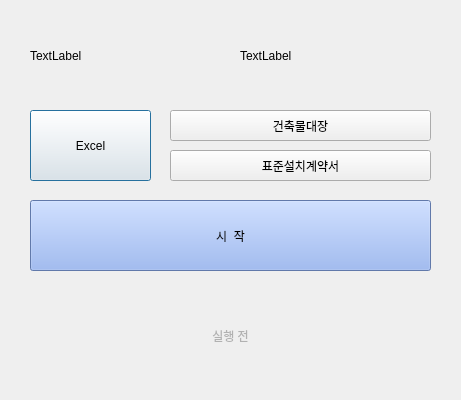
<?xml version="1.0" encoding="UTF-8"?>
<ui version="4.0">
 <class>Dialog</class>
 <widget class="QDialog" name="Dialog">
  <property name="geometry">
   <rect>
    <x>0</x>
    <y>0</y>
    <width>461</width>
    <height>400</height>
   </rect>
  </property>
  <property name="windowTitle">
   <string>GCR</string>
  </property>
  <property name="styleSheet">
   <string notr="true">background-color:&quot;white&quot;;</string>
  </property>
  <widget class="QLabel" name="label">
   <property name="geometry">
    <rect>
     <x>30</x>
     <y>20</y>
     <width>191</width>
     <height>71</height>
    </rect>
   </property>
   <property name="styleSheet">
    <string notr="true">background-color : &quot;white&quot;;</string>
   </property>
   <property name="text">
    <string>TextLabel</string>
   </property>
  </widget>
  <widget class="QLabel" name="label_2">
   <property name="geometry">
    <rect>
     <x>240</x>
     <y>20</y>
     <width>191</width>
     <height>71</height>
    </rect>
   </property>
   <property name="styleSheet">
    <string notr="true">background-color : &quot;white&quot;;</string>
   </property>
   <property name="text">
    <string>TextLabel</string>
   </property>
  </widget>
  <widget class="QPushButton" name="pushButton">
   <property name="geometry">
    <rect>
     <x>30</x>
     <y>110</y>
     <width>121</width>
     <height>71</height>
    </rect>
   </property>
   <property name="styleSheet">
    <string notr="true">font: 14pt &quot;210 나무고딕 B&quot;;</string>
   </property>
   <property name="text">
    <string>Excel</string>
   </property>
  </widget>
  <widget class="QPushButton" name="pushButton_2">
   <property name="geometry">
    <rect>
     <x>170</x>
     <y>110</y>
     <width>261</width>
     <height>31</height>
    </rect>
   </property>
   <property name="styleSheet">
    <string notr="true">font: 14pt &quot;210 나무고딕 B&quot;;</string>
   </property>
   <property name="text">
    <string>건축물대장</string>
   </property>
  </widget>
  <widget class="QPushButton" name="pushButton_3">
   <property name="geometry">
    <rect>
     <x>170</x>
     <y>150</y>
     <width>261</width>
     <height>31</height>
    </rect>
   </property>
   <property name="styleSheet">
    <string notr="true">font: 14pt &quot;210 나무고딕 B&quot;;</string>
   </property>
   <property name="text">
    <string>표준설치계약서</string>
   </property>
  </widget>
  <widget class="QPushButton" name="pushButton_4">
   <property name="geometry">
    <rect>
     <x>30</x>
     <y>200</y>
     <width>401</width>
     <height>71</height>
    </rect>
   </property>
   <property name="styleSheet">
    <string notr="true">background-color : rgb(136, 169, 238);
font: 20pt &quot;210 나무고딕 B&quot; ;
color : &quot;white&quot;;</string>
   </property>
   <property name="text">
    <string>시  작</string>
   </property>
  </widget>
  <widget class="QLabel" name="label_3">
   <property name="geometry">
    <rect>
     <x>30</x>
     <y>300</y>
     <width>401</width>
     <height>71</height>
    </rect>
   </property>
   <property name="styleSheet">
    <string notr="true">font: 20pt &quot;210 나무고딕 B&quot;;
color: rgb(177, 177, 177);</string>
   </property>
   <property name="frameShape">
    <enum>QFrame::NoFrame</enum>
   </property>
   <property name="text">
    <string>실행 전</string>
   </property>
   <property name="alignment">
    <set>Qt::AlignCenter</set>
   </property>
  </widget>
 </widget>
 <resources/>
 <connections/>
</ui>
